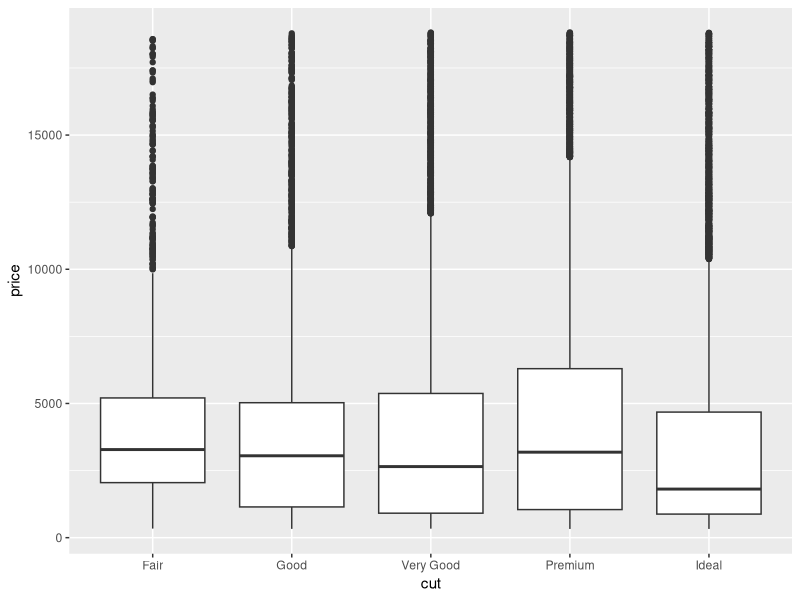
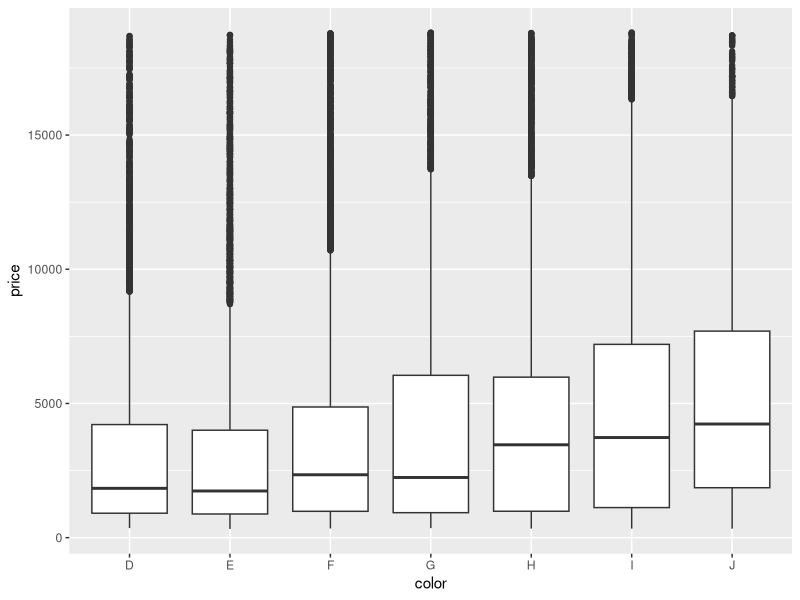
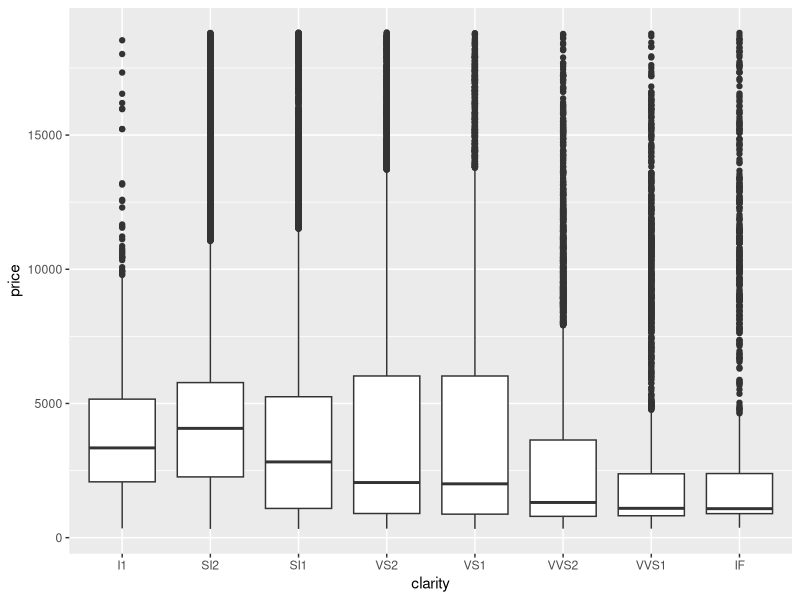
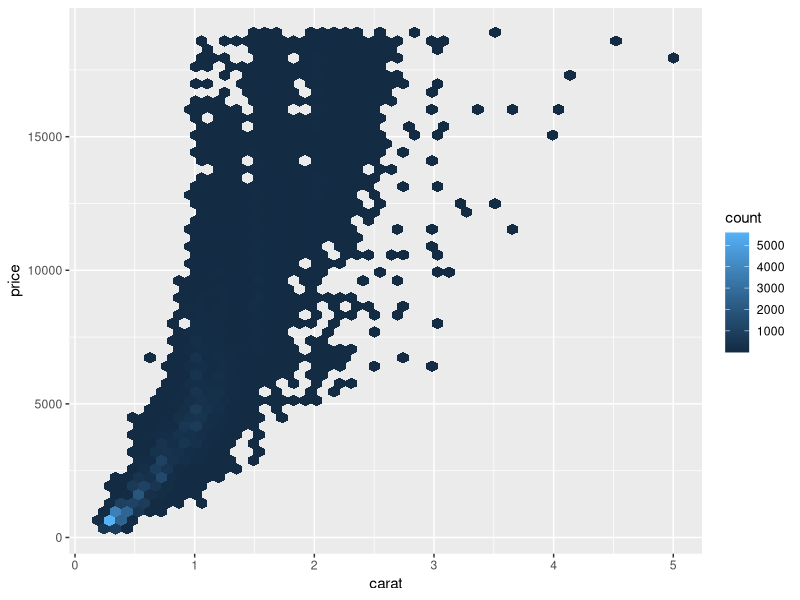
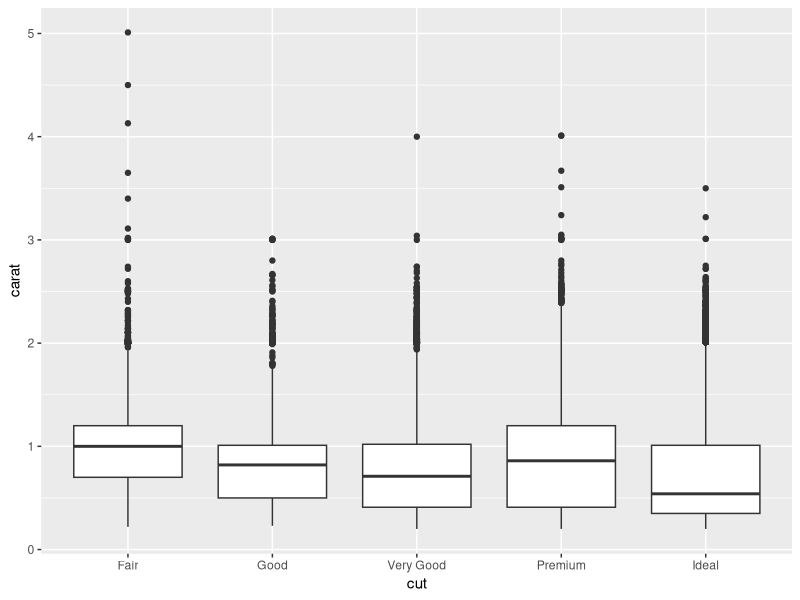
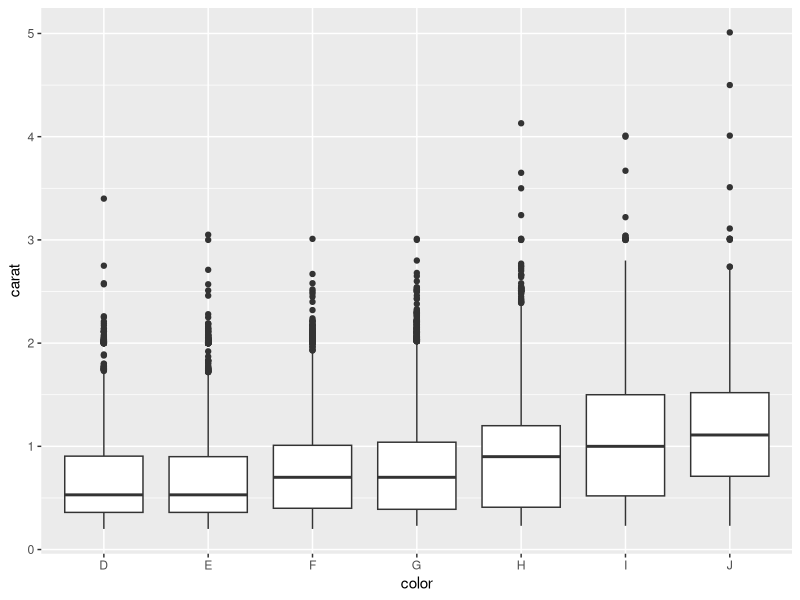
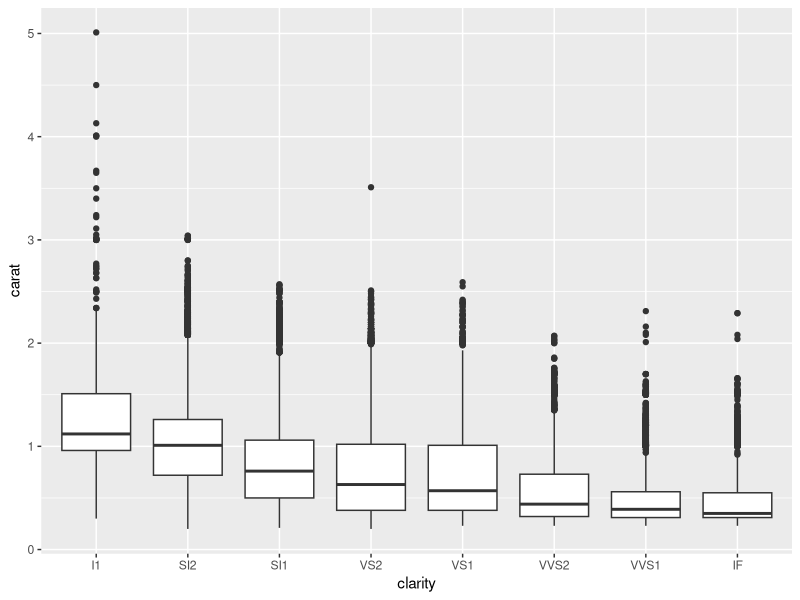
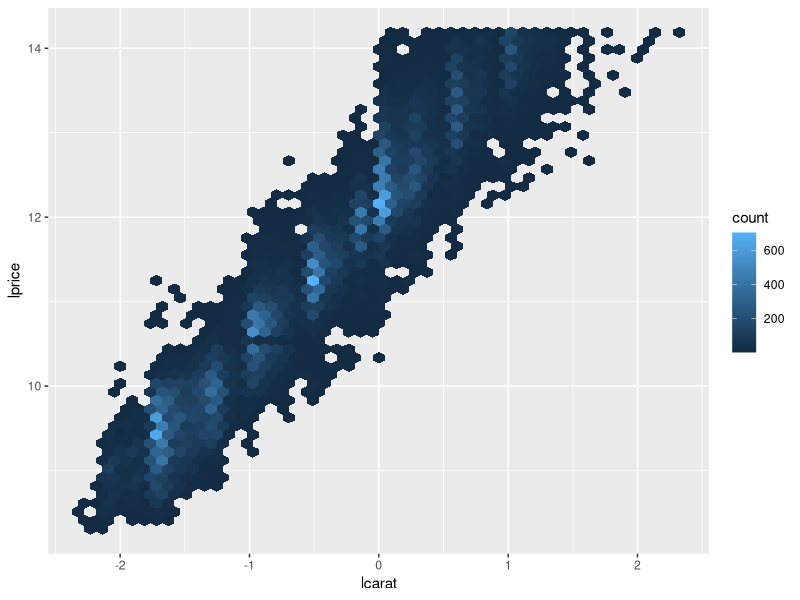

The R source for these figures, in order:
## ---- chunk 1
knitr::opts_chunk$set(echo = TRUE, warning = FALSE, message = FALSE)
## ---- chunk 2
library(dplyr)
library(ggplot2)
library(modelr)
## ---- chunk 3
ggplot(diamonds, aes(cut,price)) + geom_boxplot()
ggplot(diamonds, aes(color, price)) + geom_boxplot()
ggplot(diamonds, aes(clarity, price)) + geom_boxplot()
## ---- chunk 4
ggplot(diamonds, aes(carat, price)) + 
  geom_hex(bins=50)
## ---- chunk 5
ggplot(diamonds, aes(cut, carat)) + geom_boxplot()
ggplot(diamonds, aes(color, carat)) + geom_boxplot()
ggplot(diamonds, aes(clarity, carat)) + geom_boxplot()
## ---- chunk 6
diamonds2 <- diamonds |>
  mutate(lprice = log2(price),
         lcarat = log2(carat))

ggplot(diamonds2, aes(lcarat, lprice)) + geom_hex(bins = 50)
## ---- chunk 7
mod_carat <- lm(lprice ~ lcarat, data = diamonds2)

summary(mod_carat)
## ---- chunk 8
a = mod_carat$coefficients[1]
b = mod_carat$coefficients[2]

ggplot(diamonds, aes(carat, price))+
  geom_hex(bins = 50)+
  scale_x_continuous(trans = "log2")+
  scale_y_continuous(trans = "log2")+
  geom_abline(intercept = a,
              slope = b,
              colour = "lightgreen",
              linewidth = 1)
  
## ---- chunk 9
diamonds2 <- diamonds2 |>
  add_residuals(mod_carat, "lresid")

ggplot(diamonds2, aes(x = lcarat, y = lresid)) +
  geom_hex(bins = 50) +
  geom_ref_line(h = 0, colour = "red") +
  labs(
    title = "Analisi dei residui del prezzo dei diamanti",
    subtitle = "Differenza tra log2(prezzo) osservato e previsione del modello lineare",
    x = "log2(carat)",
    y = "Residuo (log2 del prezzo)"
  ) +
  theme_minimal()
## ---- chunk 10
ggplot(diamonds2, aes(x = cut, y = lresid)) +
  geom_boxplot() +
  geom_ref_line(h = 0, colour = "red") +
  labs(title = "Residui del prezzo per qualità del taglio",
       x = "Cut", y = "Residuo (log2 del prezzo)") +
  theme_minimal()

ggplot(diamonds2, aes(x = color, y = lresid)) +
  geom_boxplot() +
  geom_ref_line(h = 0, colour = "red") +
  labs(title = "Residui del prezzo per colore",
       x = "Color", y = "Residuo (log2 del prezzo)") +
  theme_minimal()

ggplot(diamonds2, aes(x = clarity, y = lresid)) +
  geom_boxplot() +
  geom_ref_line(h = 0, colour = "red") +
  labs(title = "Residui del prezzo per clarity",
       x = "Clarity", y = "Residuo (log2 del prezzo)") +
  theme_minimal()
## ---- chunk 11
#coefficiente di pearson
cor_raw = cor(diamonds2$carat, diamonds2$price)
cor_spear = cor(diamonds2$carat, diamonds2$price, method = "spearman")
cor_log = cor(diamonds2$lcarat,diamonds2$lprice)
r2 = summary(mod_carat)$r.squared

df = data.frame(
  indice = c("Pearson (carat, price)", "Spearman (carat, price)", "Pearson(log carat, log price)", "R^2 modello log-log"),
  valore = round(c(cor_raw, cor_spear, cor_log, r2), 3)
)

df
